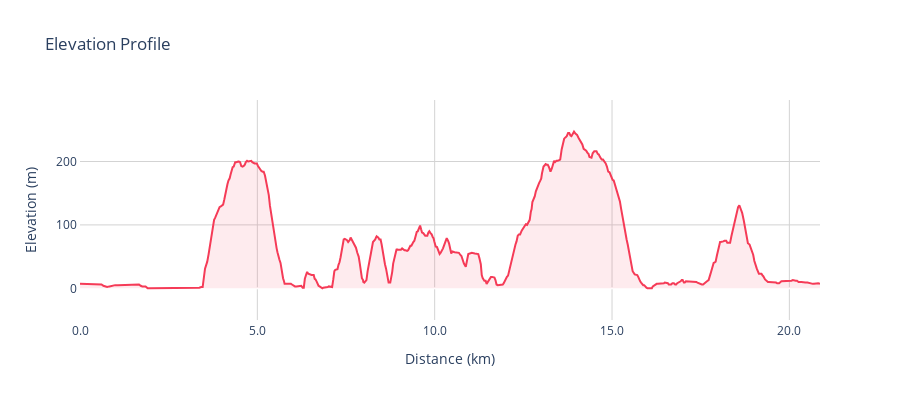

Notebook source saved alongside this figure:
### Code cell
# Plot the elevation profile
elevation_profile = route.plot_elevation_profile()
elevation_profile

### Figure 1 — Plotly figure (JSON) as saved in the notebook; plotly's stock layout.template omitted (floating-point values rounded to 4 significant figures; data arrays with more than 128 entries replaced by an {"elided": "..."} marker saying what was removed)
{"data": [{"fill": "tonexty", "fillcolor": "rgba(245, 59, 87, 0.1)", "hovertemplate": "Distance (km)=%{x}<br>Elevation (m)=%{y}<extra></extra>", "legendgroup": "", "line": {"color": "#f53b57", "dash": "solid", "width": 2}, "marker": {"symbol": "circle"}, "mode": "lines", "name": "", "orientation": "v", "showlegend": false, "type": "scatter", "x": {"elided": "579 float values"}, "xaxis": "x", "y": {"elided": "579 int values"}, "yaxis": "y"}], "layout": {"height": 400, "hoverdistance": 100, "legend": {"tracegroupgap": 0}, "plot_bgcolor": "white", "showlegend": false, "spikedistance": 100, "title": {"text": "Elevation Profile"}, "width": 900, "xaxis": {"anchor": "y", "domain": [0, 1], "gridcolor": "lightgrey", "showgrid": true, "showline": true, "spikecolor": "#f53b57", "spikemode": "across", "spikesnap": "data", "spikethickness": 1, "tickformat": ".1f", "title": {"text": "Distance (km)"}}, "yaxis": {"anchor": "x", "domain": [0, 1], "gridcolor": "lightgrey", "range": [-50, 297], "showgrid": true, "showline": true, "showspikes": true, "spikecolor": "#f53b57", "spikemode": "across", "spikesnap": "data", "spikethickness": 1, "tickformat": ".0f", "title": {"text": "Elevation (m)"}}}}
